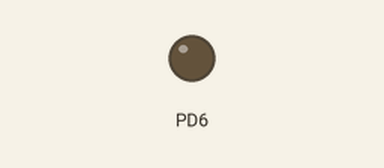
Recording of a program running on a simulated ATmega168, built with avr-gcc and emulated at 16 MHz. On the bench: output pins drawn as LEDs (lit = HIGH).

Above: at 0.05 s.
At 1.6 s:
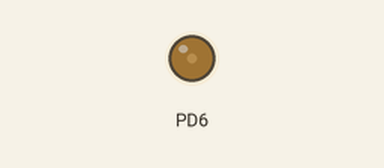
Timing chart, 0 to 4.6 s (numbered marks = the images above):
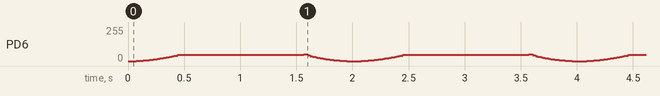

The program:

main.cpp
```cpp
/*
 * Oppgaev_6.3_Scaled.cpp
 *
 * Created: 28.10.2017 16:37:02
 * Author : Fredrik
 */

#define F_CPU	16000000UL

#include <avr/io.h>
#include <avr/interrupt.h>
#include <util/delay.h>

double dutyCycle = 0.0;	// double is used due to value with decimal points
int counterDir = 1;
double lightConv = 0.0;

void PWM_init_8bit()	// initializing function for PWM 8-bit
{
	DDRD |= (1 << PD6);	// set PD6 as output

	TCCR0A = (1 << COM0A1) | (1 << WGM00) | (1 << WGM01);	// set FAST 8-bit PWM, with clear OC0A on compare
	TIMSK0 = (1 << TOIE0);	// set interrupt register to overflow interrupt

	sei();	// set global interrupt enable

	TCCR0B = (1 << CS02);	// set prescaling register to clk/256
	OCR0A = (dutyCycle/100.0)*255.0;	// set clear on compare value
}

int main(void)
{
	PWM_init_8bit(); // enables FAST PWM 8-bit

	while(1)
	{
	}
}

ISR(TIMER0_OVF_vect)	// timer0/counter0 overflow interrupt vector
{
	if (dutyCycle < 0.0)	// Prevents dutycycle from decreasing below 100 (causing OCR0A error)
	{
		dutyCycle = 0.0;
	}
	if (dutyCycle > 100.0)// Prevents dutycycle from increasing above 100 (causing OCR0A error)
	{
		dutyCycle = 100.0;
	}

	lightConv = (pow(dutyCycle,2)) / (100);	// converts calculated light value to perceived light value

	OCR0A = (lightConv/100.0)*255.0;	// updates OCR0A value at every interrupt

	if (dutyCycle >= 100.0)	// flag for dimming down
	{
		counterDir = 0;
	}
	else if (dutyCycle <= 0.0)	// flag for dimming up
	{
		counterDir = 1.;
	}

	if (counterDir == 1)	// increases dutycycle at each interrupt
	{
		dutyCycle += 0.4096;	// 0.4096 sets blinking cycle to 2s
	}
	else if (counterDir == 0)	// decreases dutycycle at each interrupt
	{
		dutyCycle -= 0.4096;	// 0.4096 sets blinking cycle to 2s
	}
}
```
